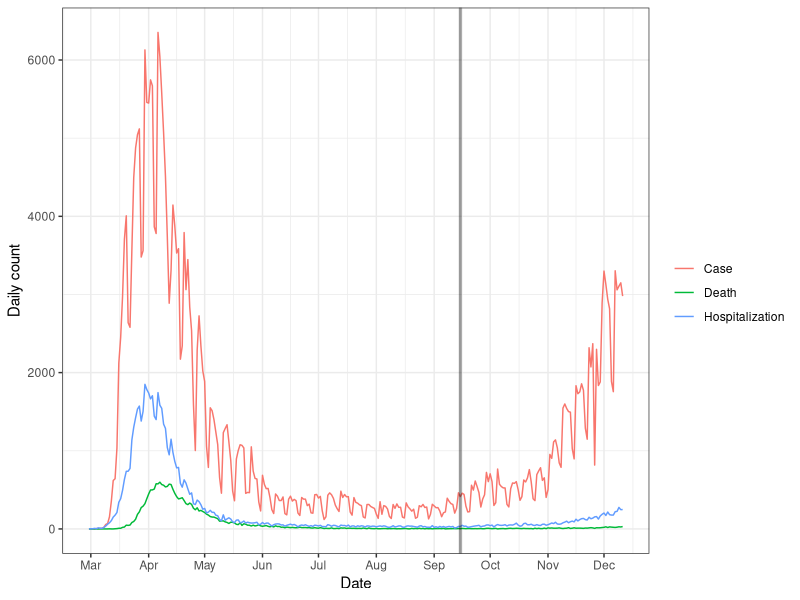
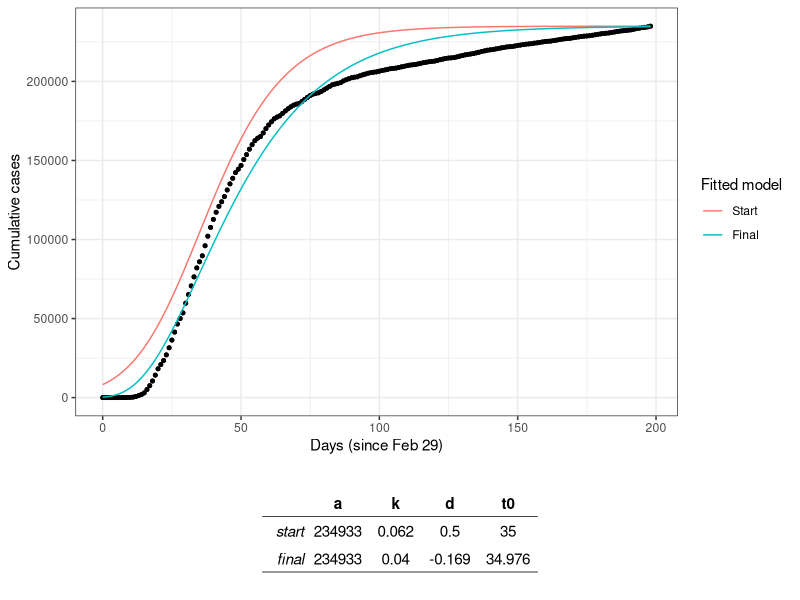

Reproduce these figures in R, in order.
## ---- chunk 1
# load packages
library(lubridate)
library(tidyverse)
library(knitr)
library(ggpubr)

# read in data
df <- read_csv("data-by-day year 1.csv")

# clean data frame
df <- df %>%
  # looks like there's a bunch of NA rows so let's remove those 
  filter(if_all(everything(), ~ !is.na(.))) %>%
  # make all column names lower case
  rename_with(tolower) %>%
  # rename date column and make it a date object
  rename(date = date_of_interest) %>%
  mutate(date = mdy(date))
## ---- chunk 2
fig_nyc_daily <- df %>%
  select(date:death_count) %>%
  # mutate(across(case_count:death_count, cumsum)) %>%
  pivot_longer(case_count:death_count, names_to = "type", values_to = "val") %>%
  ggplot(aes(x = date, y = val, color = type)) +
  geom_line() +
  scale_x_date(date_breaks = "1 month", date_labels = "%b") +
  scale_colour_discrete(name = "", labels = c("Case", "Death", "Hospitalization")) +
  labs(x = "Date", y = "Daily count") +
  geom_vline(xintercept = as.Date("2020-09-15"), alpha = 0.4, linewidth = 1) +
  theme_bw()
## ---- chunk 3
fig_nyc_daily
## ---- chunk 4
# function to calculate difference in number of days between two dates
get_diff <- function(x,y) time_length(x %--% y, unit = "day")
# function to calculate N(t_i, theta)
N <- function(t_i, theta) {
  a <- theta[1]
  k <- theta[2]
  d <- theta[3]
  t0 <- theta[4]
  a * (1 + d * exp(-k * (t_i - t0)))^(-1/d)
}

# we'll just use the city-wide, first-wave data for our cum case count input into the algo
start_date <- "2020-02-29"
end_date <- "2020-09-14"
df_wave <- df %>%
  filter(date >= start_date & date <= end_date) %>%
  select(date:case_count) %>%
  mutate(
    t_i = get_diff(start_date, date),
    Y_i = cumsum(case_count)
  ) %>%
  select(!case_count)

# # look at cumulative cases over the wave 
# df_wave %>%
#   ggplot(aes(x = t_i, y = Y_i)) +
#   geom_point(size = 1) +
#   geom_point() +
#   xlab("Days (since Feb 29, 2020)") +
#   ylab("Cumulative cases") +
#   theme_bw()

# figure out starting parameters
# a is just the maximum number of cumulative cases in the wave
a_start <- max(df_wave$Y_i)
# t0 can be some t_i near the inflection point
infl_point <- "2020-04-04"
t0_start <- get_diff(start_date, infl_point)
# k can be the slope near the inflection standardized by the cumulative cases near inflection point 
lm_k <- lm(
  Y_i ~ t_i, data = df_wave %>% 
    filter(t_i %in% c(t0_start - 4, t0_start + 4))
)
standardize <- df_wave %>% filter(t_i == t0_start) %>% pull(Y_i)
k_start <- lm_k$coef[2] / standardize
# d can just be 0.5 
d_start <- 0.5
# set starting theta vector
start <- c(a_start, unname(k_start), d_start, t0_start)

# look at Y_hat based on the starting theta vector
# df_wave %>%
#   mutate(Y_i_hat = N(t_i, start)) %>%
#   ggplot(aes(x = t_i)) +
#   geom_point(aes(y = Y_i), size = 1) +
#   geom_line(aes(y = Y_i_hat), color = "red") +
#   geom_vline(xintercept = t0_start, color = "blue") +
#   theme_bw()

# function to calculate objective f'n (sse) and its gradient
sse_stuff <- function(df_wave, theta) {
  a <- theta[1]
  k <- theta[2]
  d <- theta[3]
  t0 <- theta[4]
  t <- df_wave$t_i
  Y <- df_wave$Y_i
  Y_hat <- N(t, theta)
  # calculate objective function f
  diff <- Y - Y_hat
  f <- sum(diff^2)
  # calculate gradient for N(t,theta)
  da_N <- (1 + d * exp(-k*(t-t0)))^(-1/d)
  dk_N <- (a * (t-t0) * exp(-k*(t-t0))) / (1 + d * exp(-k*(t-t0)))^(1 + 1/d)
  dd_N <- -a * (d * exp(-k*(t-t0)) - log(1 + d*exp(-k*(t-t0))) * (1 + d * exp(-k*(t-t0)))) / 
    (d^2 * ((1 + d * exp(-k*(t-t0)))^(1 + 1/d)))
  dt0_N <- - (a * k * exp(-k*(t-t0))) / (1 + d * exp(-k*(t-t0)))^(1 + 1/d)
  # calculate gradient for objective function f
  grad_f <- c(-2 * sum(diff*da_N),
              -2 * sum(diff*dk_N),
              -2 * sum(diff*dd_N),
              -2 * sum(diff*dt0_N))

  res <- list(f = f, grad = grad_f)
  return(res)
}

# df_wave: data frame of t_i, Y_i for the wave of interest
# start: starting theta vector
# tol: tolerance needed to stop iterating
# maxiter: max number of iterations 
NewtonRaphson <- function(df_wave, start, tol = 1e-5, maxiter = 10000) {
  # set up
  i <- 0
  cur <- start
  stuff <- sse_stuff(df_wave, cur)
  res <- matrix(0, nrow = 1, ncol = 7)
  colnames(res) <- c(
    "i", "lambda", "sse",
    "a", "k", "d", "t0"
  )
  res[1,] <- c(0, 1, stuff$f, cur)
  prevf <- -Inf   
  # begin iterating to update current theta vector
  while(i < maxiter && abs(stuff$f - prevf) > tol){
    i <- i + 1
    prev <- cur
    prevf <- stuff$f
    prevgrad <- stuff$grad
    # set lambda to start off
    lambda <- 1e-10
    # calculate new values where lambda = 1 
    cur <- prev - lambda * prevgrad
    stuff <- sse_stuff(df_wave, cur)
    # continue to decrease lambda until we see a decrease in SSE
    while(stuff$f >= prevf | any(is.na(stuff$grad))) {
      # divide lambda
      lambda <- lambda / 10
      # calculate new values at the updated lambda value and its corresponding information
      cur <- prev - lambda * prevgrad
      stuff <- sse_stuff(df_wave, cur)
    }
    res <- rbind(res, c(i, lambda, stuff$f, cur))
  }
  return(res)
}
# run on first wave full NYC data
res <- suppressWarnings(NewtonRaphson(df_wave, start))
final <- res[nrow(res), 4:7]

# plot results of starting and final curve
p_nyc_start_final <- df_wave %>%
  mutate(
    Start = N(t_i, start),
    Final = N(t_i, final)
  ) %>%
  pivot_longer(Start:Final, names_to = "type", values_to = "value") %>%
  mutate(type = factor(type, levels = c("Start", "Final"))) %>%
  ggplot(aes(x = t_i)) + 
  geom_point(aes(y = Y_i), size = 1) +
  geom_line(aes(y = value, color = type)) +
  ylab("Cumulative cases") +
  xlab("Days (since Feb 29)") +
  labs(color = "Fitted model") +
  theme_bw()

# create table comparing starting values to final values
t_nyc_start_final <- cbind(rbind(start, final) %>% round(digits = 3)) %>%
  data.frame() %>%
  ggtexttable(
    theme = ttheme(base_style = "light")
  ) 

fig_nyc_start_final <- ggarrange(p_nyc_start_final, t_nyc_start_final, ncol = 1, nrow = 2, heights = c(10, 3))
## ---- chunk 5
fig_nyc_start_final
